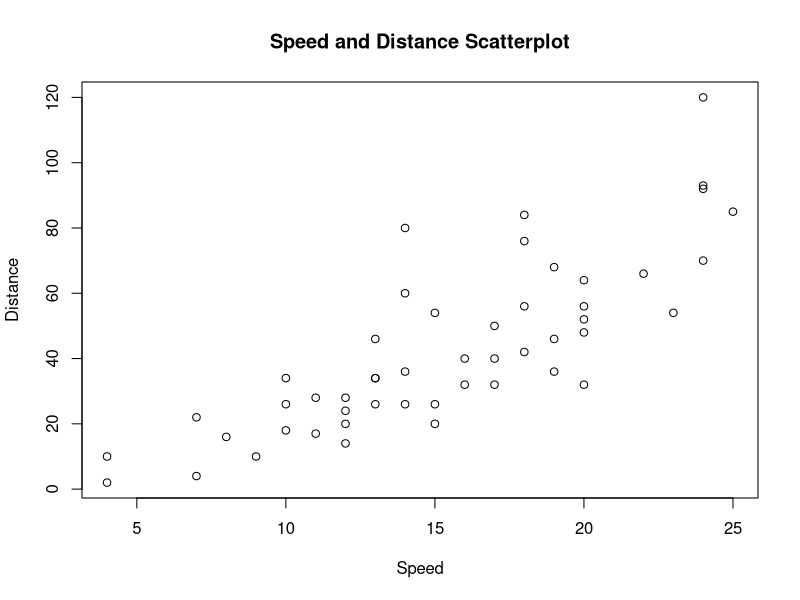
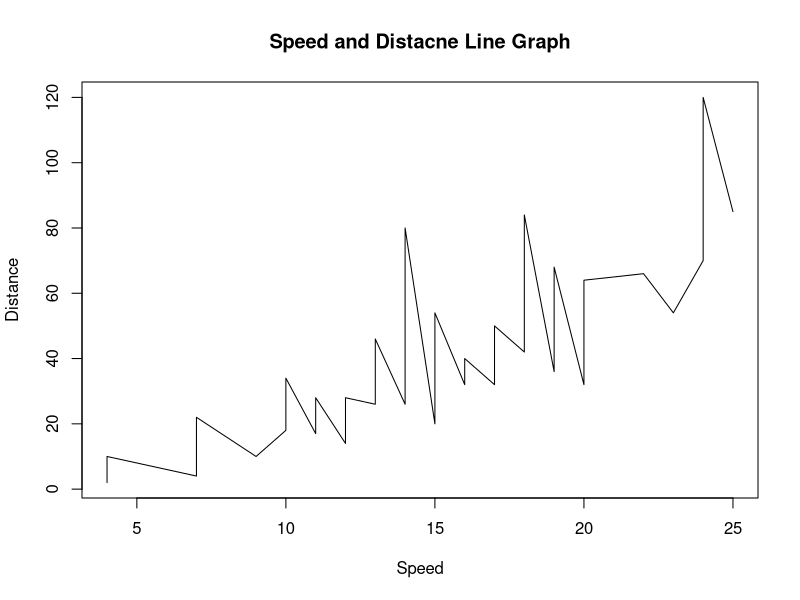

Recreate these plots in R, in order.
## ---- chunk 1
# The setup chunk, set your working directory here and do other global 
# tasks like loading libraries.  See  
# https://bookdown.org/yihui/rmarkdown-cookbook/working-directory.html for
# more information.
knitr::opts_knit$set(root.dir = '.../CS 422/DataMining/')
## ---- chunk 2
data(cars)
cars
## ---- chunk 3
# Add code here.  See manual page for the plot() command.
# png(file="cars_speed_dist.png")
plot(x=cars$speed, y=cars$dist, xlab="Speed", ylab="Distance", 
     main="Speed and Distance Scatterplot")

plot(cars, type="l", xlab="Speed", ylab="Distance", main="Speed and Distacne Line Graph")

dev.off()
## ---- chunk 4
# Add code here.  See manual page for the summary() command.
summary(cars)
## ---- chunk 5
# Add code here.  Save maximum speed in a variable called "max.speed" and
# minimum distance in a variable called "min.dist".  The code below will
# print your output.
max.speed <- max(cars$speed)
min.dist  <- min(cars$dist)
str <- paste0("Maximum speed is ", max.speed, ", and minimum distance is ", 
              min.dist)
str
